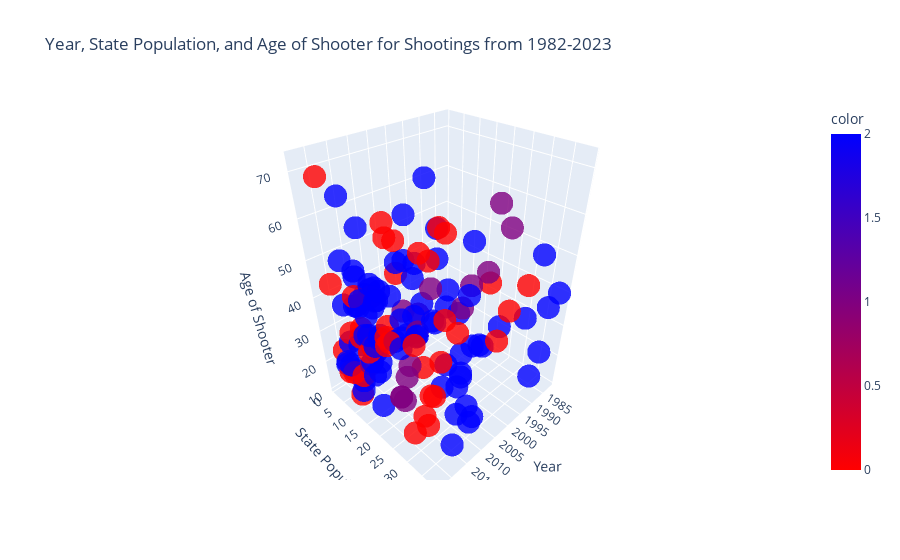

Notebook code cell kept with this figure:
### Code cell
fig = px.scatter_3d(x=X[:, 0], y=X[:, 1], z=X[:, 2], color=y, color_continuous_scale='Bluered_r', opacity=0.8,
                   title="Year, State Population, and Age of Shooter for Shootings from 1982-2023", 
                   labels={'x': 'Year', 'y':'State Population', 'z':'Age of Shooter'})
fig.show()

### Figure 1 — Plotly figure (JSON) as saved in the notebook; plotly's stock layout.template omitted (floating-point values rounded to 4 significant figures; data arrays with more than 128 entries replaced by an {"elided": "..."} marker saying what was removed)
{"data": [{"hovertemplate": "Year=%{x}<br>State Population=%{y}<br>Age of Shooter=%{z}<br>color=%{marker.color}<extra></extra>", "legendgroup": "", "marker": {"color": {"elided": "141 int values"}, "coloraxis": "coloraxis", "opacity": 0.8, "symbol": "circle"}, "mode": "markers", "name": "", "scene": "scene", "showlegend": false, "type": "scatter3d", "x": {"elided": "141 int values"}, "y": {"elided": "141 float values"}, "z": {"elided": "141 int values"}}], "layout": {"coloraxis": {"colorbar": {"title": {"text": "color"}}, "colorscale": [[0, "rgb(255,0,0)"], [1, "rgb(0,0,255)"]]}, "legend": {"tracegroupgap": 0}, "scene": {"domain": {"x": [0, 1], "y": [0, 1]}, "xaxis": {"title": {"text": "Year"}}, "yaxis": {"title": {"text": "State Population"}}, "zaxis": {"title": {"text": "Age of Shooter"}}}, "title": {"text": "Year, State Population, and Age of Shooter for Shootings from 1982-2023"}}}
